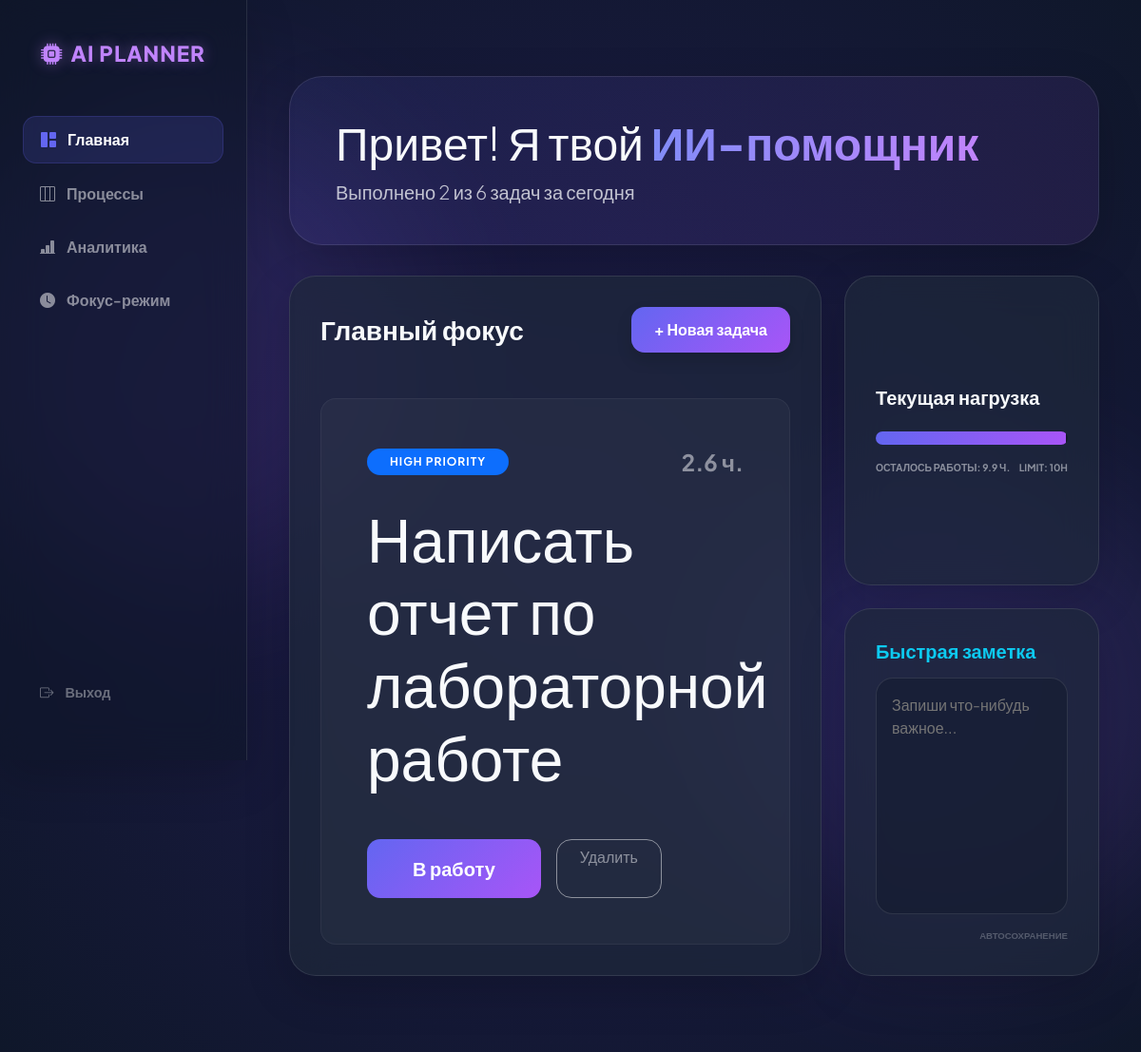
The page / (signed in) on the database its author committed.
### database.py (models this page shows)
class Task(Base):
    __tablename__ = "tasks"
    id = Column(Integer, primary_key=True, index=True)
    title = Column(String)
    category = Column(String)
    priority = Column(String)   # Будет приходить от ИИ
    time_est = Column(Float)    # Будет приходить от ИИ
    status = Column(String, default="todo") # todo, doing, done
    user_id = Column(Integer, ForeignKey("users.id"))
    owner = relationship("User", back_populates="tasks")

### main.py (the view)
@app.get("/", response_class=HTMLResponse)
async def dashboard_page(request: Request, db: Session = Depends(get_db), user_session: Optional[str] = Cookie(None)):
    if not user_session: return RedirectResponse(url="/login", status_code=303)
    user = db.query(database.User).filter(database.User.username == user_session).first()
    if not user: return RedirectResponse(url="/login", status_code=303)
    active_tasks = db.query(database.Task).filter(database.Task.user_id == user.id, database.Task.status != 'done').all()
    all_tasks = db.query(database.Task).filter(database.Task.user_id == user.id).all()
    p_map = {'High': 0, 'Medium': 1, 'Low': 2}
    sorted_tasks = sorted(active_tasks, key=lambda x: (0 if x.status == 'doing' else 1, p_map.get(x.priority, 3)))
    return templates.TemplateResponse(
        request=request, name="dashboard.html",
        context={"tasks": sorted_tasks, "all_tasks": all_tasks, "user": user_session}
    )

### templates/dashboard.html (shortened to what this page needs)
{% extends "base.html" %}
{% block content %}
<link rel="stylesheet" href="https://cdnjs.cloudflare.com/ajax/libs/animate.css/4.1.1/animate.min.css"/>
<div class="bg-blobs">
    <div class="blob" style="top: 10%; left: -5%;"></div>
    <div class="blob" style="bottom: 10%; right: -5%;"></div>
</div>
<div class="container py-5">
    <div class="ai-hero animate__animated animate__fadeInDown shadow-lg">
        <h1 class="display-5 fw-800">Привет! Я твой <span class="ai-brand">ИИ-помощник</span></h1>
        <p class="lead opacity-75 mb-0">
            {% if all_tasks %}
                Выполнено {{ all_tasks|selectattr('status', 'equalto', 'done')|list|length }} из {{ all_tasks|length }} задач за сегодня
            {% else %}
                Твой день чист. Самое время поставить первую цель!
            {% endif %}
        </p>
    </div>
    <div class="row g-4 d-flex align-items-stretch">
        <div class="col-lg-8">
            <div class="glass-card h-100 d-flex flex-column shadow-lg">
                <div class="d-flex justify-content-between align-items-center mb-5">
                    <h3 class="fw-bold m-0">Главный фокус</h3>
                    <button class="btn btn-modern shadow" data-bs-toggle="modal" data-bs-target="#addTaskModal">+ Новая задача</button>
                </div>
                <div class="flex-grow-1 d-flex flex-column justify-content-center">
                    {% if tasks and tasks|length > 0 %}
                        {% set t = tasks[0] %}
                        <div class="p-5 rounded-4 animate__animated animate__fadeIn" style="background: rgba(255,255,255,0.03); border: 1px solid rgba(255,255,255,0.05);">
                            <div class="d-flex justify-content-between align-items-center mb-4">
                                <span class="badge {% if t.status == 'doing' %}bg-info text-dark{% else %}bg-primary{% endif %} px-4 py-2 rounded-pill" style="letter-spacing: 1px;">
                                    {% if t.status == 'doing' %} В ПРОЦЕССЕ{% else %}{{ t.priority|upper }} PRIORITY{% endif %}
                                </span>
                                <span class="fs-4 opacity-50 fw-bold"> {{ t.time_est }} ч.</span>
                            </div>
                            <h1 class="display-3 fw-800 mb-5">{{ t.title }}</h1>
                            <div class="d-flex gap-3">
                                {% if t.status != 'doing' %}
                                <a href="/move/{{ t.id }}/doing" class="btn btn-modern px-5 py-3 fs-5">В работу</a>
                                {% else %}
                                <a href="/move/{{ t.id }}/done" class="btn btn-modern px-5 py-3 fs-5" style="background: linear-gradient(135deg, #22c55e, #10b981);">Завершить</a>
                                {% endif %}
                                <a href="/delete/{{ t.id }}" class="btn btn-outline-light rounded-4 px-4 opacity-50">Удалить</a>
                            </div>
                        </div>
                    {% else %}
                        <div class="text-center py-5 opacity-50">
                            <div class="display-1 mb-4"></div>
                            <h4>Все главные цели достигнуты!</h4>
                            <p>Ты отлично поработал. Проверь Канбан или добавь новую задачу.</p>
                        </div>
                    {% endif %}
                </div>
            </div>
        </div>
        <div class="col-lg-4 d-flex flex-column gap-4">
            <div class="glass-card flex-grow-1 d-flex flex-column justify-content-center shadow-lg">
                <h5 class="fw-bold mb-4">Текущая нагрузка</h5>
                <div class="progress-container mb-3">
                    <div id="capacity-bar" class="progress-fill"></div>
                </div>
                <div class="d-flex justify-content-between">
                    <small id="capacity-text" class="opacity-50 text-uppercase fw-bold" style="font-size: 0.65rem;">Расчет...</small>
                    <small class="opacity-50 fw-bold" style="font-size: 0.65rem;">LIMIT: 10H</small>
                </div>
            </div>
            <div class="glass-card flex-grow-1 d-flex flex-column shadow-lg">
                <h5 class="fw-bold mb-3 text-info">Быстрая заметка</h5>
                <textarea id="quickNote" class="quick-note-box flex-grow-1" placeholder="Запиши что-нибудь важное..."></textarea>
                <div class="mt-2 text-end">
                    <small class="opacity-25 fw-bold" style="font-size: 0.6rem;">АВТОСОХРАНЕНИЕ</small>
                </div>
            </div>
        </div>
    </div>
</div>
{% endblock %}

### templates/base.html (style rules this page uses)
:root { --primary: #6366f1; --secondary: #a855f7; --dark-bg: #0f172a; --glass-border: rgba(255, 255, 255, 0.1); --sidebar-width: 260px; }
body { font-family: 'Plus Jakarta Sans', sans-serif; background-color: var(--dark-bg); color: #f8fafc; margin: 0; overflow-x: hidden; }
.bg-blobs { position: fixed; top: 0; left: 0; width: 100%; height: 100%; z-index: -1; background: radial-gradient(circle at 50% 50%, #1e1b4b 0%, #0f172a 100%); overflow: hidden; }
.blob { position: absolute; width: 600px; height: 600px; background: linear-gradient(135deg, var(--primary), var(--secondary)); filter: blur(100px); border-radius: 50%; opacity: 0.1; animation: float 25s infinite alternate; }

### templates/dashboard.html (style rules this page uses)
:root { --primary: #6366f1; --secondary: #a855f7; --dark-bg: #0f172a; --glass-border: rgba(255, 255, 255, 0.1); --text-main: #f8fafc; }
body { font-family: 'Plus Jakarta Sans', sans-serif; background-color: var(--dark-bg); color: var(--text-main); min-height: 100vh; margin: 0; }
.bg-blobs { position: fixed; top: 0; left: 0; width: 100%; height: 100%; z-index: -1; background: radial-gradient(circle at 50% 50%, #1e1b4b 0%, #0f172a 100%); overflow: hidden; }
.blob { position: absolute; width: 500px; height: 500px; background: linear-gradient(135deg, var(--primary), var(--secondary)); filter: blur(80px); border-radius: 50%; opacity: 0.15; animation: float 20s infinite alternate; }
.glass-card { background: rgba(30, 41, 59, 0.7); backdrop-filter: blur(20px); border: 1px solid var(--glass-border); border-radius: 28px; padding: 2rem; }
.ai-hero { background: linear-gradient(135deg, rgba(99, 102, 241, 0.1) 0%, rgba(168, 85, 247, 0.1) 100%); border: 1px solid var(--glass-border); border-radius: 35px; padding: 2.5rem 3rem; margin-bottom: 2rem; }
.btn-modern { background: linear-gradient(135deg, var(--primary) 0%, var(--secondary) 100%); color: white; border: none; padding: 12px 24px; border-radius: 14px; font-weight: 700; text-decoration: none; transition: 0.3s; }
.progress-container { background: rgba(0,0,0,0.3); height: 14px; border-radius: 10px; overflow: hidden; }
.progress-fill { height: 100%; background: linear-gradient(90deg, #6366f1, #a855f7); width: 0%; transition: width 1s ease; }
.quick-note-box { background: rgba(15, 23, 42, 0.4); border: 1px solid var(--glass-border); border-radius: 18px; color: white; padding: 1rem; width: 100%; outline: none; resize: none; }
.ai-brand { background: linear-gradient(90deg, #818cf8, #c084fc); background-clip: text; -webkit-background-clip: text; -webkit-text-fill-color: transparent; color: transparent; display: inline-block; font-weight: 800; }

### rows shown on the page
Task: priority "HIGH", time_est "2.6", title "Написать отчет по лабораторной работе"

### other values the page prints
{{ all_tasks|selectattr('status', 'equalto', 'done')|list|length }} "2"
{{ all_tasks|length }} "6"
